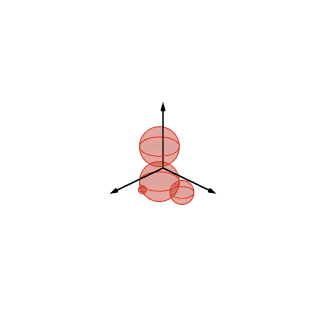

Notebook source saved alongside this figure:
### Markdown cell above
## 3 — Body geometry

A first sanity figure: the four spheres in their body's frame
positions, with the origin which now coincides with both the
CoM and the centre of mobility.  The figure is exported as
`figures/fig_geometry.pdf` for paper inclusion.

### Code cell
# Half-width figure with the body axes drawn from the origin (= CoM = x_cm), and
# four red translucent spheres with solid contours.
fig_geom = figstyle.figure_3d(size="half", aspect=1.0)

axis_length = max(RADII[0], RADII[3]) + max(OFFSETS) + 0.15
figstyle.add_body_axes(fig_geom, length=axis_length)
figstyle.displace_label(fig_geom, "axis_label_E3", offset=(0.6, 0, -0.4))

for centre, radius in zip(POSITIONS_CENTRED, RADII, strict=True):
    figstyle.add_sphere(fig_geom, centre, radius)

bbox = axis_length * 1.2
fig_geom.update_layout(scene=dict(
    xaxis=dict(range=[-bbox, bbox]),
    yaxis=dict(range=[-bbox, bbox]),
    zaxis=dict(range=[-bbox, bbox]),
))

figstyle.save(fig_geom, "fig_geometry", figdir=FIGDIR)
fig_geom.show()
